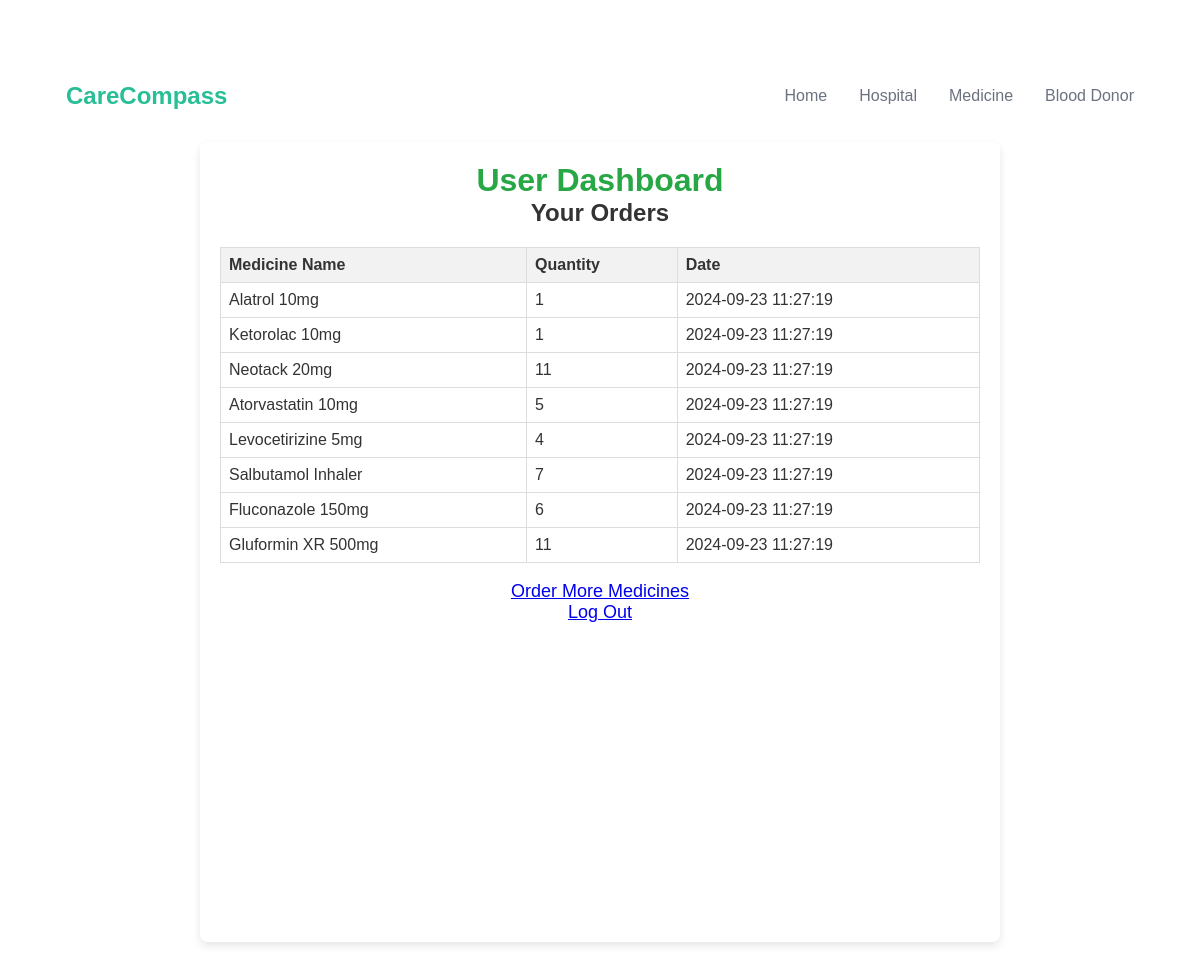
Page /user_dashboard.php (signed in) on the committed database.
### tables this page shows
CREATE TABLE IF NOT EXISTS `orders` (
  `customer_id` varchar(50) NOT NULL,
  `medicine_id` varchar(50) NOT NULL,
  `medicine_name` varchar(50) NOT NULL,
  `date` varchar(50) NOT NULL,
  `quantity` varchar(50) NOT NULL,
  KEY `W` (`medicine_id`),
  KEY `K` (`customer_id`)
);

### user_dashboard.php (the view, shortened to what this page needs)
<?php
include 'header.php';
include 'connection.php';
$customer_id = $_SESSION['customer_id'];
$sql = "SELECT medicine_name, quantity, date FROM orders WHERE customer_id = ? ORDER BY date DESC";
$stmt = $conn->prepare($sql);
$stmt->bind_param("i", $customer_id);
$stmt->execute();
$result = $stmt->get_result();
?>
<!DOCTYPE html>
<html lang="en">
<head>
</head>
<body>
    <div class="container">
        <h1>User Dashboard</h1>
        <h2>Your Orders</h2>
        <?php if ($result->num_rows > 0): ?>
            <table>
                <tr>
                    <th>Medicine Name</th>
                    <th>Quantity</th>
                    <th>Date</th>
                </tr>
                <?php while ($row = $result->fetch_assoc()): ?>
                    <tr>
                        <td><?php echo htmlspecialchars($row['medicine_name']); ?></td>
                        <td><?php echo htmlspecialchars($row['quantity']); ?></td>
                        <td><?php echo htmlspecialchars($row['date']); ?></td>
                    </tr>
                <?php endwhile; ?>
            </table>
        <?php else: ?>
            <p>No orders found.</p>
        <?php endif; ?>
        <br>
        <a href="medicine_list.php" style="font-size: 18px;">Order More Medicines</a>
        <br>
        <a href="logout.php" style="font-size: 18px;">Log Out</a>
    </div>
</body>
</html>

### style.css (style rules this page uses)
:root { --primary-color: #28bf96; --primary-color-dark: #209677; --text-dark: #111827; --text-light: #6b7280; --white: #ffffff; }
* { padding: 0; margin: 0; box-sizing: border-box; }
body { font-family: "Roboto", sans-serif; }
.container { max-width: 1200px; margin: auto; min-height: 100vh; display: flex; flex-direction: column; }

### user_dashboard.php (style rules this page uses)
body { background-image: url('https://png.pngtree.com/background/20221202/original/pngtree-medical-healthcare-hospital-theme-background-picture-image_1978478.jpg'); background-size: cover; font-family: Arial, sans-serif; color: #333; text-align: center; padding: 50px; }
.container { background-color: rgba(255, 255, 255, 0.8); padding: 20px; border-radius: 8px; box-shadow: 0 4px 8px rgba(0, 0, 0, 0.1); display: inline-block; width: 80%; max-width: 800px; }
h1 { color: #28a745; }
table { width: 100%; border-collapse: collapse; margin-top: 20px; }
th, td { border: 1px solid #ddd; padding: 8px; text-align: left; }
th { background-color: #f2f2f2; }

### rows in the picture
orders: medicine_name "Alatrol 10mg", quantity "1", date "2024-09-23 11:27:19"
orders: medicine_name "Ketorolac 10mg", quantity "1", date "2024-09-23 11:27:19"
orders: medicine_name "Neotack 20mg", quantity "11", date "2024-09-23 11:27:19"
orders: medicine_name "Atorvastatin 10mg", quantity "5", date "2024-09-23 11:27:19"
orders: medicine_name "Levocetirizine 5mg", quantity "4", date "2024-09-23 11:27:19"
orders: medicine_name "Salbutamol Inhaler", quantity "7", date "2024-09-23 11:27:19"
orders: medicine_name "Fluconazole 150mg", quantity "6", date "2024-09-23 11:27:19"
orders: medicine_name "Gluformin XR 500mg", quantity "11", date "2024-09-23 11:27:19"
